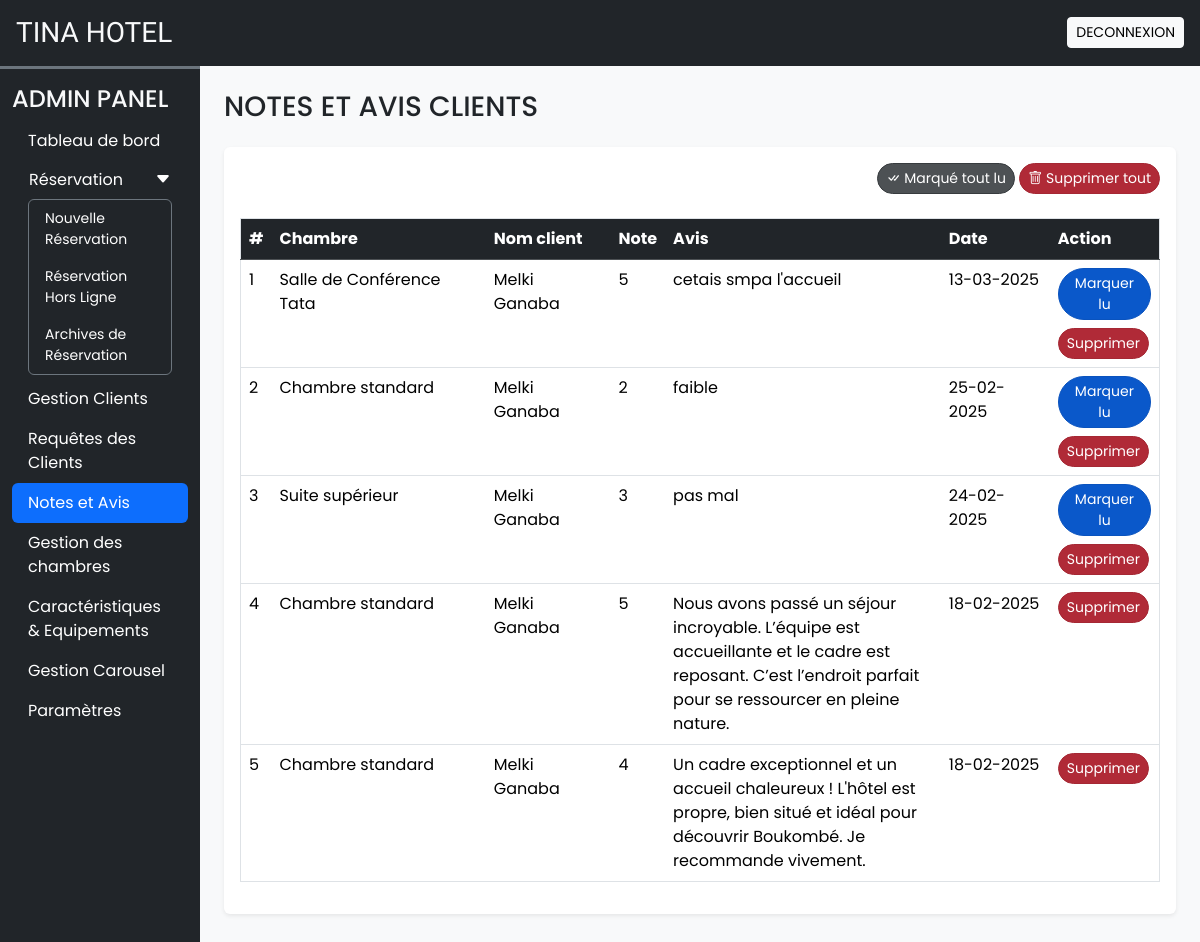
The page /admin/rate_review.php (signed in) on the database its author committed.
### tables this page shows
CREATE TABLE `rating_review` (
  `sr_no` int NOT NULL,
  `booking_id` int NOT NULL,
  `room_id` int NOT NULL,
  `user_id` int NOT NULL,
  `rating` int NOT NULL,
  `review` varchar(200) NOT NULL,
  `seen` int NOT NULL DEFAULT '0',
  `datentime` datetime NOT NULL DEFAULT CURRENT_TIMESTAMP
);

CREATE TABLE `rooms` (
  `id` int NOT NULL,
  `name` varchar(150) NOT NULL,
  `type` varchar(100) NOT NULL,
  `area` int NOT NULL,
  `price` int NOT NULL,
  `quantity` int NOT NULL,
  `adult` int NOT NULL,
  `children` int NOT NULL,
  `description` varchar(350) NOT NULL,
  `status` tinyint NOT NULL DEFAULT '1',
  `removed` int NOT NULL DEFAULT '0'
);

CREATE TABLE `user` (
  `id` int NOT NULL,
  `name` varchar(100) NOT NULL,
  `email` varchar(150) NOT NULL,
  `nationality` varchar(120) NOT NULL,
  `phonenum` varchar(100) NOT NULL,
  `profession` varchar(100) NOT NULL,
  `profile` varchar(100) NOT NULL,
  `password` varchar(200) NOT NULL,
  `is_verified` int NOT NULL DEFAULT '0',
  `token` varchar(200) DEFAULT NULL,
  `t_expire` date DEFAULT NULL,
  `status` int NOT NULL DEFAULT '1',
  `datentime` datetime NOT NULL DEFAULT CURRENT_TIMESTAMP
);

### admin/rate_review.php (the view, shortened to what this page needs)
<!DOCTYPE html>
<html lang="en">
<?php require('includes/links.php') ?>
</head>
<body class="bg-light">
    <?php require('includes/header.php') ?>
    <div class="container-fluid" id="main-content">
        <div class="row">
            <div class="col-lg-10 ms-auto p-4 overflow-hidden">
                <h3 class="mb-4">NOTES ET AVIS CLIENTS</h3>
                <div class="card border-0 shadow-sm mb-4">
                    <div class="card-body">
                    <div class="text-end mb-4">
                        <a href="?seen=all" class="btn btn-dark rounded-pill shadow-none btn-sm">
                            <i class="bi bi-check-all"></i> Marqué tout lu
                        </a>
                        <a href="?del=all" class="btn btn-danger rounded-pill shadow-none btn-sm">
                            <i class="bi bi-trash"></i> Supprimer tout
                        </a>
                    </div>
                        <div class="table-responsive-md">
                            <table class="table table-hover border">
                                <thead>
                                    <tr class="table-dark text-light" >
                                        <th scope="col">#</th>
                                        <th scope="col">Chambre</th>
                                        <th scope="col">Nom client</th>
                                        <th scope="col">Note</th>
                                        <th scope="col" width="30%">Avis</th>
                                        <th scope="col">Date</th>
                                        <th scope="col">Action</th>
                                    </tr>
                                </thead>
                                <tbody>
                                    <?php
                                        $q = "SELECT rr.*,u.name AS uname, r.name AS rname FROM `rating_review` rr
                                            INNER JOIN `user` u ON rr.user_id = u.id
                                            INNER JOIN `rooms` r ON rr.room_id = r.id
                                            ORDER BY `sr_no` DESC";
                                        $data = mysqli_query($con, $q);
                                        $i = 1;
                                        while($row = mysqli_fetch_assoc($data)){
                                            $date = date('d-m-Y', strtotime($row['datentime']));
                                            $seen = '';
                                            if($row['seen'] != 1){
                                                $seen = "<a href='?seen=$row[sr_no]' class='btn btn-primary btn-sm rounded-pill mb-2'>Marquer lu</a> <br>";
                                            }
                                            $seen.="<a href='?del=$row[sr_no]' class='btn btn-danger btn-sm rounded-pill'>Supprimer</a>";
                                            echo<<<query
                                                <tr>
                                                    <td>$i</td>
                                                    <td>$row[rname]</td>
                                                    <td>$row[uname]</td>
                                                    <td>$row[rating]</td>
                                                    <td>$row[review]</td>
                                                    <td>$date</td>
                                                    <td>$seen</td>
                                                </tr>
                                            query;
                                            $i++;
                                        }
                                    ?>
                                </tbody>
                            </table>
                        </div>
                    </div>
                </div>
            </div>
        </div>
    </div>
</body>
</html>

### admin/css/common.css (style rules this page uses)
:root { --teal: #2ec1ac; --teal_hover: #279e8c; }
* { font-family: 'Poppins', sans-serif; }

### rows shown on the page
rating_review: room.name "Salle de Conférence Tata", user.name "Melki Ganaba", rating "5", review "cetais smpa l'accueil", datentime "13-03-2025"
rating_review: room.name "Chambre standard", user.name "Melki Ganaba", rating "2", review "faible", datentime "25-02-2025"
rating_review: room.name "Suite supérieur", user.name "Melki Ganaba", rating "3", review "pas mal", datentime "24-02-2025"
rating_review: room.name "Chambre standard", user.name "Melki Ganaba", rating "5", review "Nous avons passé un séjour incroyable. L’équipe est accueillante et le cadre est reposant. C’est l’endroit parfait pour se ressourcer en pleine nature.", datentime "18-02-2025"
rating_review: room.name "Chambre standard", user.name "Melki Ganaba", rating "4", review "Un cadre exceptionnel et un accueil chaleureux ! L'hôtel est propre, bien situé et idéal pour découvrir Boukombé. Je recommande vivement.", datentime "18-02-2025"
